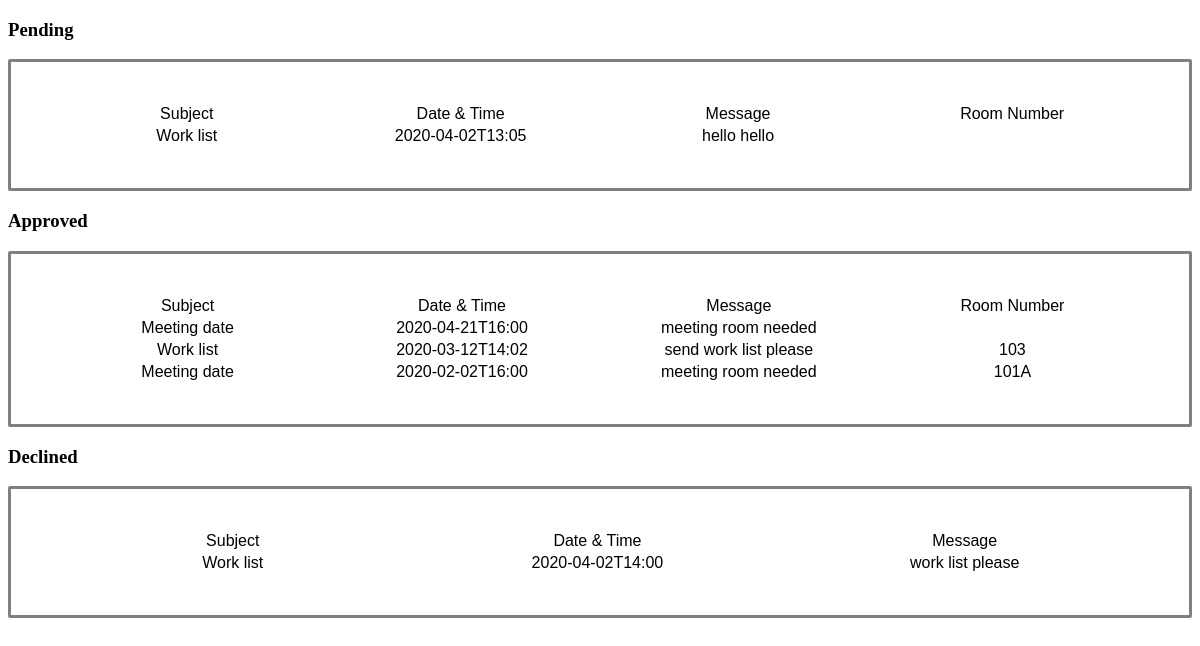
Page /yourrequest.php (signed in) on the committed database.
### tables this page shows
CREATE TABLE `userrequest` (
  `id` int(11) NOT NULL,
  `user` varchar(255) NOT NULL,
  `reason` varchar(255) NOT NULL,
  `datetime` varchar(255) NOT NULL,
  `message` varchar(255) NOT NULL,
  `room` varchar(255) NOT NULL,
  `time` timestamp NOT NULL DEFAULT CURRENT_TIMESTAMP,
  `status` varchar(255) NOT NULL
);

### yourrequest.php (the view, shortened to what this page needs)
<?php
include 'connection.php';
$username = $_SESSION['username'];
$result = mysqli_query($conn, "SELECT * FROM userrequest where user= '$username' AND status='' ");
$rowcount = mysqli_num_rows($result);
$result2 = mysqli_query($conn, "SELECT * FROM userrequest where user= '$username' AND status='approve' ");
$rowcount2 = mysqli_num_rows($result2);
$result3 = mysqli_query($conn, "SELECT * FROM userrequest where user= '$username' AND status='decline' ");
$rowcount3 = mysqli_num_rows($result3);
?>
<!DOCTYPE html>
<html lang="en">
<head>
</head>
<body>
    <h3>Pending</h3>
    <table>
        <tr>
            <td>Subject</td>
            <td>Date & Time</td>
            <td>Message</td>
            <td>Room Number</td>
        </tr>
        <?php
        for ($i = 1; $i <= $rowcount; $i++) {
            $row = mysqli_fetch_array($result)
        ?>
            <tr>
                <td><?php echo $row["reason"] ?></td>
                <td><?php echo $row["datetime"] ?></td>
                <td><?php echo $row["message"] ?></td>
                <td><?php echo $row["room"] ?></td>
            </tr>
        <?php
        }
        ?>
    </table>
    <h3>Approved</h3>
    <table>
        <tr>
            <td>Subject</td>
            <td>Date & Time</td>
            <td>Message</td>
            <td>Room Number</td>
        </tr>
        <?php
        for ($i = 1; $i <= $rowcount2; $i++) {
            $row = mysqli_fetch_array($result2)
        ?>
            <tr>
                <td><?php echo $row["reason"] ?></td>
                <td><?php echo $row["datetime"] ?></td>
                <td><?php echo $row["message"] ?></td>
                <td><?php echo $row["room"] ?></td>
            </tr>
        <?php
        }
        ?>
    </table>
    <h3>Declined</h3>
    <table>
        <tr>
            <td>Subject</td>
            <td>Date & Time</td>
            <td>Message</td>
        </tr>
        <?php
        for ($i = 1; $i <= $rowcount3; $i++) {
            $row = mysqli_fetch_array($result3)
        ?>
            <tr>
                <td><?php echo $row["reason"] ?></td>
                <td><?php echo $row["datetime"] ?></td>
                <td><?php echo $row["message"] ?></td>
            </tr>
        <?php
        }
        ?>
    </table>
</body>
</html>

### yourrequest.php (style rules this page uses)
table { padding: 40px; text-align: center; font-family: 'Gill Sans', 'Gill Sans MT', Calibri, 'Trebuchet MS', sans-serif; border-radius: 2px; border-style: solid; }
td { width: 600px; }

### rows in the picture
userrequest: reason "Work list", datetime "2020-04-02T13:05", message "hello hello"
userrequest: reason "Meeting date", datetime "2020-04-21T16:00", message "meeting room needed"
userrequest: reason "Work list", datetime "2020-03-12T14:02", message "send work list please", room "103"
userrequest: reason "Meeting date", datetime "2020-02-02T16:00", message "meeting room needed", room "101A"
userrequest: reason "Work list", datetime "2020-04-02T14:00", message "work list please"
